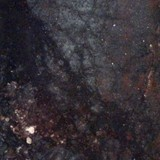
#> input picture app/resources/lithology_examples/breccia_other.jpg, 160 x 160 px
$ python -i photo_quality.py   (imports and definitions only)   (older library calls are emulated)
#> lines starting #> are read from the running program, lines starting #| are printed output that depends on the picture; after the words box and inside, x2 and y2 are one past the last pixel; in counts of white or black regions, pixels touching at a corner belong together
"""Bounded, deterministic photo preflight and conservative label exclusion.

Warnings are photographic heuristics, not calibrated quality or geological
measurements. Pixels and YOLO contours are never edited or inpainted.
"""
from __future__ import annotations
import copy
import hashlib
import math
from pathlib import Path
import time

SCHEMA = "cv1-photo-quality-v1"
MAX_EDGE = 1400
_cache = {}
MAX_MANUAL_EXCLUSIONS = 128
MAX_EXCLUSION_POINTS = 256


# [56 lines left out: functions normalize_manual_exclusions, manual_exclusion_mask, not called in this run]


def file_signature(path):
    stat = Path(path).stat()
    return {"bytes":stat.st_size,"mtime_ns":stat.st_mtime_ns}


# [12 lines left out: function _regions_mask, not called in this run]


def label_boxes(image, regions=None, valid_mask=None):
    """Find only bright compact rectangles containing several dark text marks.

    No OCR/download. Pale bands without letter-like marks stay unmasked. Even
    accepted boxes are called candidates because rock can mimic a label.
    Coordinates are normalised to the supplied, unchanged image.
    """
    import cv2
    import numpy as np
    from PIL import Image
    rgb=np.asarray(image.convert('RGB'));height,width=rgb.shape[:2]
    if min(width,height)<12:return []
    scale=min(1.,MAX_EDGE/max(width,height))
    small=cv2.resize(rgb,(max(1,round(width*scale)),max(1,round(height*scale))),interpolation=cv2.INTER_AREA) if scale<1 else rgb
    sh,sw=small.shape[:2]
    scaled=[]
    for box in regions or []:
        try:
            values=tuple(float(box[k]) for k in ('left','top','right','bottom')) if isinstance(box,dict) else tuple(map(float,box))
            if len(values)==4 and all(math.isfinite(v) for v in values):scaled.append(tuple(v*scale for v in values))
        except (ValueError,TypeError,KeyError):continue
    selection=_regions_mask(small.shape,scaled) if scaled else np.ones((sh,sw),bool)
    if valid_mask is not None and np.asarray(valid_mask).shape==(height,width):
        selection &= cv2.resize(np.asarray(valid_mask,dtype='uint8'),(sw,sh),interpolation=cv2.INTER_NEAREST).astype(bool)
    gray=cv2.cvtColor(small,cv2.COLOR_RGB2GRAY)
    chroma=small.max(axis=2).astype(int)-small.min(axis=2).astype(int)
    bright=((gray>=195)&(chroma<40)&selection).astype('uint8')*255
    closed=cv2.morphologyEx(bright,cv2.MORPH_CLOSE,np.ones((3,3),'uint8'))
    count,components,stats,_=cv2.connectedComponentsWithStats(closed,8)
    result=[]
    for index in range(1,count):
        x,y,w,h,area=map(int,stats[index])
        if w<12 or h<6 or not 1.2<=w/max(h,1)<=7 or area<60 or area>sh*sw*.12:continue
        if area/(w*h)<.75 or x==0 or y==0 or x+w>=sw or y+h>=sh:continue
        patch=gray[y:y+h,x:x+w]
        if (patch>=195).mean()<.55:continue
        dark=(patch<min(145,float(np.percentile(patch,90))-55)).astype('uint8')
        n,_,letters,_=cv2.connectedComponentsWithStats(dark,8)
        marks=[s for s in letters[1:] if 1<=s[4]<=w*h*.16 and s[2]<w*.65 and s[3]<h*.95]
        if len(marks)<3:continue
        pad=max(2,round(h*.5)); l,t,r,b=max(0,x-pad),max(0,y-pad),min(sw,x+w+pad),min(sh,y+h+pad)
        ring=gray[t:b,l:r]
        outer=np.ones(ring.shape,bool);outer[y-t:y-t+h,x-l:x-l+w]=False
        if not outer.any() or float(np.median(patch))-float(np.median(ring[outer]))<18:continue
        if selection[t:b,l:r].mean()<.6:continue
        result.append([l/sw,t/sh,r/sw,b/sh])
        if len(result)>=200:break
    return result


def exclusion_mask(size, boxes):
    import numpy as np
    width,height=size; mask=np.zeros((height,width),bool)
    for l,t,r,b in boxes:
        left,top,right,bottom=max(0,round(l*width)),max(0,round(t*height)),min(width,round(r*width)),min(height,round(b*height))
        mask[top:bottom,left:right]=True
    return mask


# [9 lines left out: function tile_usable_mask, not called in this run]


def audit_image(image, regions=None, *, source_size=None, scope='photo', valid_mask=None):
    import cv2
    import numpy as np
    from PIL import Image
    started=time.perf_counter();image=image.convert('RGB');width,height=image.size
    boxes=label_boxes(image,regions,valid_mask)
    small=image.copy();small.thumbnail((MAX_EDGE,MAX_EDGE))
    rgb=np.asarray(small);sh,sw=rgb.shape[:2]
    scaled=[]
    for box in regions or []:
        try:
            l,t,r,b=map(float,(box[k] for k in ('left','top','right','bottom'))) if isinstance(box,dict) else map(float,box)
            if all(math.isfinite(v) for v in (l,t,r,b)):scaled.append([l*sw/width,t*sh/height,r*sw/width,b*sh/height])
        except (ValueError,TypeError,KeyError):continue
    selected=_regions_mask(rgb.shape,scaled) if scaled else np.ones((sh,sw),bool)
    has_mask=valid_mask is not None and np.asarray(valid_mask).shape==(height,width)
    if has_mask:selected &= cv2.resize(np.asarray(valid_mask,dtype='uint8'),(sw,sh),interpolation=cv2.INTER_NEAREST).astype(bool)
    if not scaled:
        # A white report page is not a core surface. Whole-white pictures still
        # receive an exposure warning through the fallback below.
        foreground=rgb.min(axis=2)<245
        if foreground.sum()>max(64,sh*sw*.01):selected &= foreground
    mask=exclusion_mask((sw,sh),boxes)
    selected &= ~mask
    selected=cv2.erode(selected.astype('uint8'),np.ones((3,3),'uint8')).astype(bool)
    gray=cv2.cvtColor(rgb,cv2.COLOR_RGB2GRAY)
    issues=[];metrics={};source_size=tuple(source_size or (width,height))
    def issue(code,message,severity=1):issues.append({'code':code,'message':message,'severity':severity})
    if selected.sum()<64:
        issue('insufficient_pixels','Слишком мало пригодных пикселей породы для проверки фото.',2)
    else:
        values=gray[selected]
        over=float((values>=250).mean());under=float((values<=8).mean())
        contrast=float(np.percentile(values,95)-np.percentile(values,5))
        lap=cv2.Laplacian(gray,cv2.CV_32F,ksize=3)
        lap_score=float(lap[selected].var())
        metrics={'overexposed_fraction':over,'dark_fraction':under,'contrast_p95_p05':contrast,
                 'detail_score':lap_score,'usable_pixels':int(selected.sum()),'label_excluded_fraction':float(mask.mean())}
        if over>.12:issue('bright_areas','Много предельно светлых участков: проверьте пересвет и блики; светлая порода тоже может давать такой сигнал.',2)
        if under>.18:issue('dark_areas','Много предельно тёмных участков: детали могут теряться в тенях.',2)
        if lap_score<20:issue('few_details','Мало мелких деталей: возможны размытие или однородная порода. Проверьте резкость на увеличении.')
        if contrast<18:issue('low_contrast','Низкий контраст ограничивает оценку текстуры; это также бывает свойством однородной породы.')
    if min(source_size)<160:
        issue('small_image','Небольшое изображение: мелкие признаки могут быть неразличимы.')
    if scaled:
        widths=[min(r-l,b-t)*source_size[0]/sw for l,t,r,b in scaled]
        if widths and min(widths)<64:issue('small_core_width','Наиболее узкий фрагмент керна содержит мало пикселей поперёк. Для мелких признаков нужен более крупный снимок.')
    return {'schema':SCHEMA,'scope':scope,'width':width,'height':height,'source_size':list(source_size),
            'region_count':len(scaled),
            'geometry_mask_applied':bool(has_mask),
            'sample_sha256':hashlib.sha256(rgb.tobytes()).hexdigest(),'metrics':metrics,
            'label_boxes':boxes,'label_method':'bright_rectangles_with_text_marks_heuristic',
            'issues':issues,'heuristic':True,'seconds':round(time.perf_counter()-started,4)}


def audit_file(path, columns=None, display_size=None, manual_exclusions=None):
    from PIL import Image,ImageOps
    path=Path(path)
    try:
        signature=file_signature(path)
        key=(str(path.resolve()),tuple(signature.values()),repr(columns),repr(display_size),repr(manual_exclusions),SCHEMA)
        if key in _cache:return copy.deepcopy(_cache[key])
        with Image.open(path) as source:
#> source is the input picture: PIL image 160x160 RGB; mean R, G, B 54.1, 48.4, 54.3
            source_size=source.size
#> source_size = (160, 160)
            if source.width*source.height>100_000_000:raise ValueError('Фото больше 100 Мп; разделите его на отдельные снимки ящиков.')
            if source.getexif().get(274) in (5,6,7,8):source_size=source_size[::-1]
            source.draft('RGB',(MAX_EDGE,MAX_EDGE))
            image=ImageOps.exif_transpose(source).convert('RGB');image.thumbnail((MAX_EDGE,MAX_EDGE))
        regions=[]
        if columns and display_size and min(display_size)>0:
            for box in columns:
                regions.append([float(box[k])*image.width/display_size[0] if k in ('left','right') else float(box[k])*image.height/display_size[1]
                                for k in ('left','top','right','bottom')])
        valid = ~manual_exclusion_mask(image.size, manual_exclusions) if manual_exclusions else None
        result=audit_image(image,regions,source_size=source_size,valid_mask=valid)
#> in label_boxes, `chroma=small.max(axis=2).astype(int)-small.min(axis=2).astype(int)`:
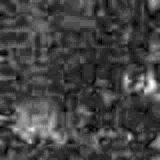
#> chroma: shape (160, 160) int64; min 0, max 36, mean 9.4; drawn with min black and max white
#> in label_boxes, `bright=((gray>=195)&(chroma<40)&selection).astype('uint8')*255`:
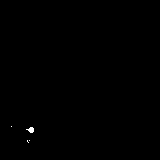
#> bright: shape (160, 160); 0.14% white; 4 white regions (3 under 20 px), largest, box (x1, y1, x2, y2) and area: (26, 127, 34, 133) 30
#> in label_boxes, `count,components,stats,_=cv2.connectedComponentsWithStats(closed,8)`: components: shape (160, 160) int32; 4 distinct labels, from 0 to 3
#> in label_boxes, `count,components,stats,_=cv2.connectedComponentsWithStats(closed,8)`: count = 4; stats = [[0, 0, 160, 160, 25563], [11, 126, 1, 1, 1], [26, 127, 8, 6, 30], [27, 140, 3, 3, 6]]
#> the loop in label_boxes, `for index in range(1,count):` made 3 passes
#> after the loop in label_boxes, `for index in range(1,count):`: result = []
#> in audit_image, `sh, sw = rgb.shape[:2]`: sh = 160
#> after the loop in audit_image, `for box in regions or []:`: scaled = []
#> in audit_image, `selected=_regions_mask(rgb.shape,scaled) if scaled else np.ones((sh,sw..`: selected: shape (160, 160) bool; every value is 1
#> after the loop in exclusion_mask, `for l,t,r,b in boxes:`: mask: shape (160, 160) bool; every value is 0
#> in audit_image, `over = float((values >= 250).mean())`: over = 0
#> in audit_image, `under = float((values <= 8).mean())`: under = 7.81e-05
#> in audit_image, `contrast=float(np.percentile(values,95)-np.percentile(values,5))`: contrast = 60
#> in audit_image, `lap=cv2.Laplacian(gray,cv2.CV_32F,ksize=3)`:
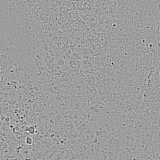
#> lap: shape (160, 160) float32; min -972, max 604, mean 0; drawn with min black and max white
#> in audit_image, `lap_score=float(lap[selected].var())`: lap_score = 4959
#> in audit_image, `metrics={'overexposed_fraction':over,'dark_fraction':under,'contrast_p..`: metrics = {'overexposed_fraction': 0, 'dark_fraction': 7.81e-05, 'contrast_p95_p05': 60, 'detail_score': 4959, 'usable_pixels': 25600, 'label_excluded_fraction': 0}
#> result = 14 items
        result['file_signature']=signature
        if file_signature(path)!=signature:raise ValueError('Файл изменился во время проверки; повторите проверку фото.')
        if len(_cache)>128:_cache.clear()
        _cache[key]=copy.deepcopy(result)
        return result
    except (OSError,ValueError,TypeError,KeyError,Image.DecompressionBombError) as exc:
        return {'schema':SCHEMA,'scope':'photo','issues':[{'code':'photo_unreadable','severity':3,'message':str(exc)}],
                'label_boxes':[],'metrics':{},'heuristic':True}

>>> result = audit_file('../resources/lithology_examples/breccia_other.jpg')
#> result = 15 items

$ run again, on app/resources/lithology_examples/coal.jpg
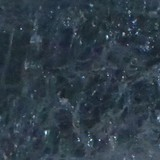
#> input picture app/resources/lithology_examples/coal.jpg, 160 x 160 px
#> in audit_file, source is the input picture: PIL image 160x160 RGB; mean R, G, B 47.4, 61.4, 72.5
#> in label_boxes, `chroma=small.max(axis=2).astype(int)-small.min(axis=2).astype(int)`:
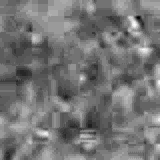
#> chroma: shape (160, 160) int64; min 10, max 43, mean 25.2; drawn with min black and max white
#> bright: shape (160, 160); 0.02% white in thin lines or dots, all inside (x1, y1, x2, y2) = (45, 36, 108, 141)
#> components: shape (160, 160) int32; 5 distinct labels, from 0 to 4
#> count = 5; stats = [[0, 0, 160, 160, 25596], [107, 36, 1, 1, 1], [45, 132, 1, 1, 1], [91, 139, 1, 1, 1], [99, 140, 1, 1, 1]]
#> the loop in label_boxes, `for index in range(1,count):` made 4 passes
#> (x, y) on passes 1 to 4: (107, 36), (45, 132), (91, 139), (99, 140)
#> after the loop in label_boxes, `for index in range(1,count):`: result = []
#> in audit_image, `sh, sw = rgb.shape[:2]`: sh = 160
#> after the loop in audit_image, `for box in regions or []:`: scaled = []
#> selected: shape (160, 160) bool; every value is 1
#> over = 0
#> contrast = 45
#> in audit_image, `lap=cv2.Laplacian(gray,cv2.CV_32F,ksize=3)`:
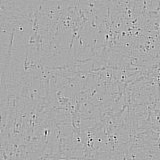
#> lap: shape (160, 160) float32; min -1040, max 528, mean 0; drawn with min black and max white
#> lap_score = 3740.5
#> metrics = {'overexposed_fraction': 0, 'dark_fraction': 0, 'contrast_p95_p05': 45, 'detail_score': 3740.5, 'usable_pixels': 25600, 'label_excluded_fraction': 0}
#> in audit_file, `result=audit_image(image,regions,source_size=source_size,valid_mask=va..`: result = 14 items
#> `result = audit_file('../resources/lithology_examples/breccia_other.jpg')`: result = 15 items
